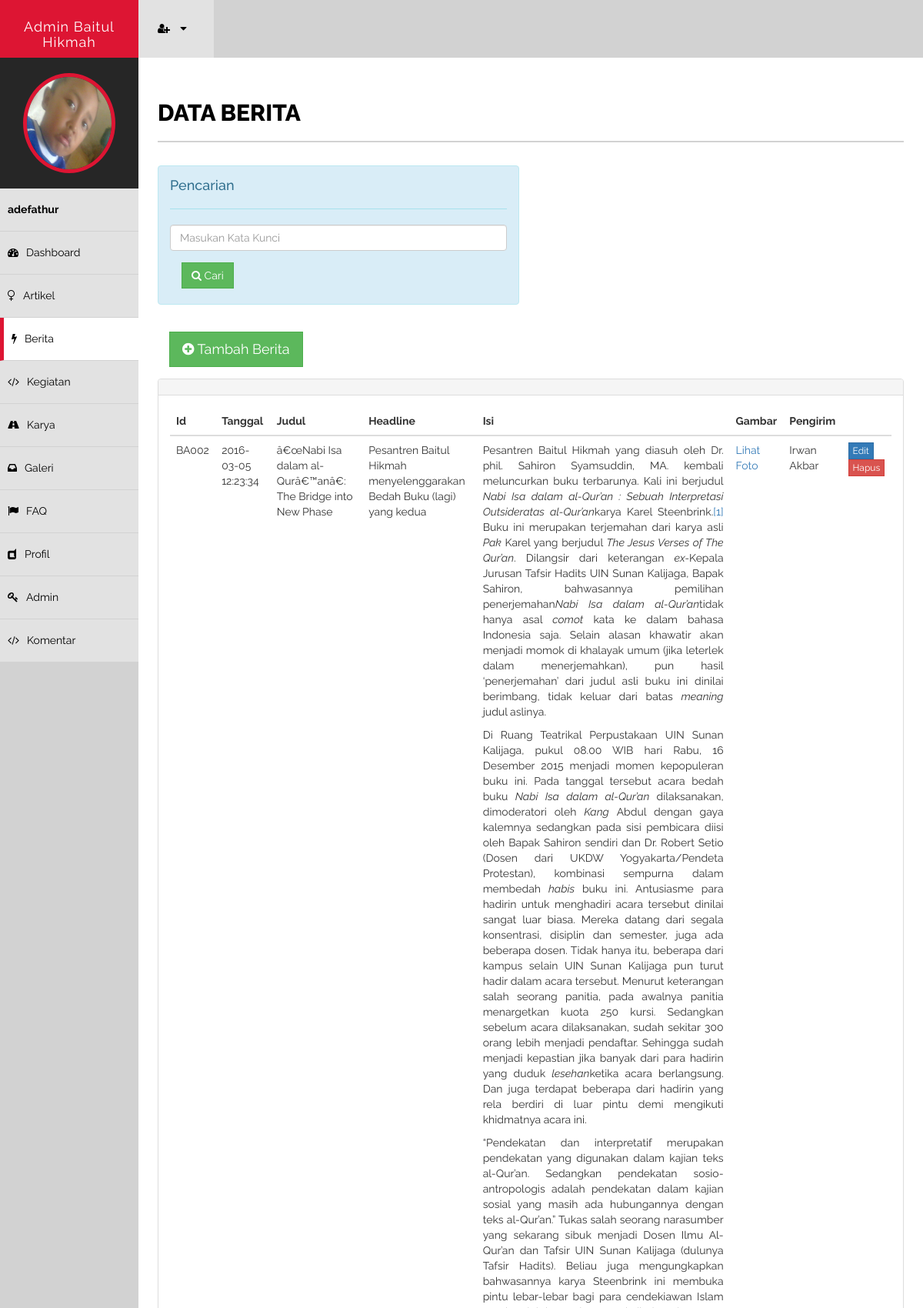
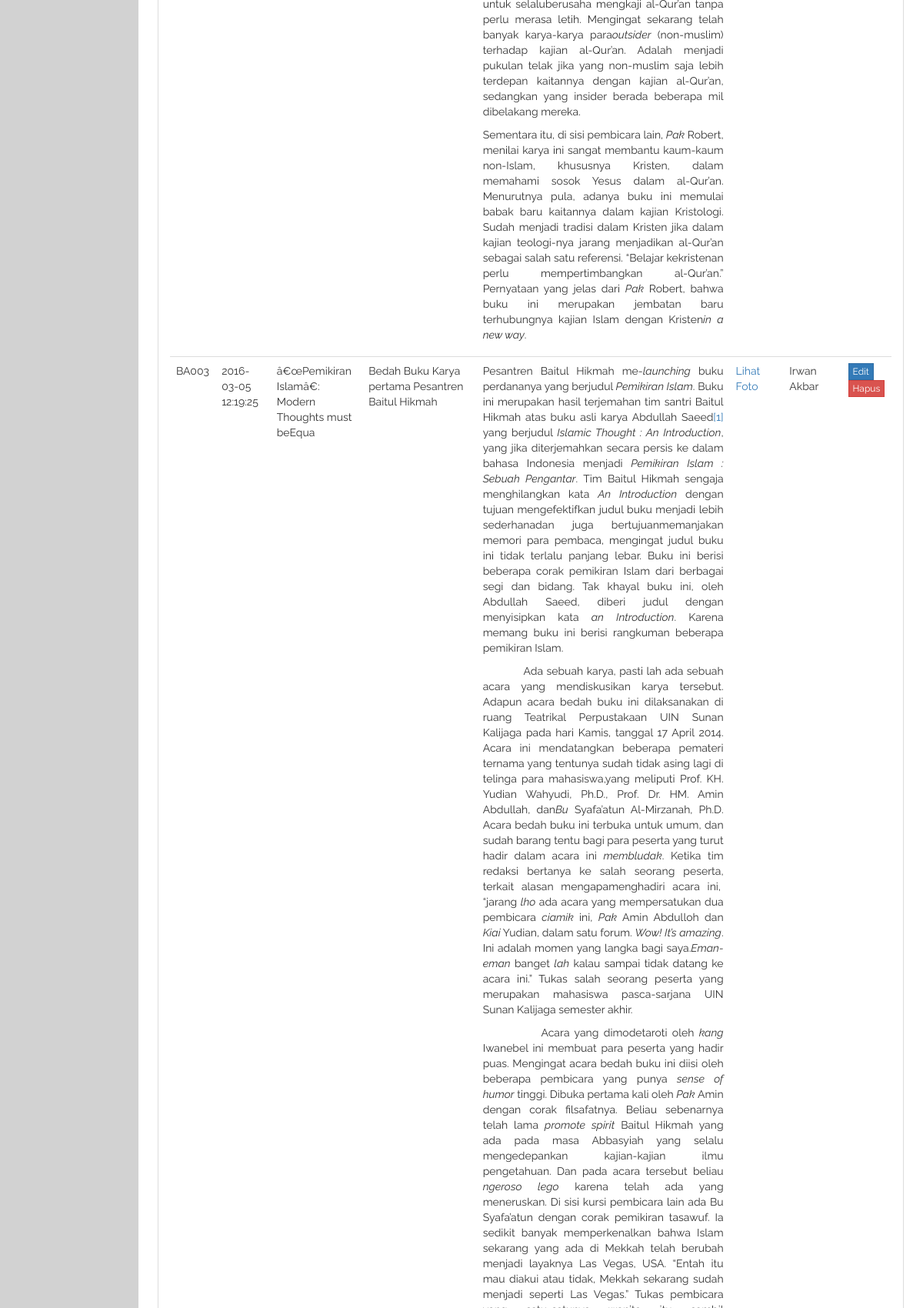
Page /kontrol/admin/berita.php (signed in, upper part) on the committed database (2 pictures, top to bottom).
### tables this page shows
CREATE TABLE IF NOT EXISTS `tb_adm` (
  `user_adm` varchar(20) NOT NULL,
  `pass_adm` varchar(50) NOT NULL,
  `nama_adm` varchar(35) NOT NULL,
  `level_adm` varchar(10) NOT NULL,
  `gambar_adm` varchar(50) NOT NULL
);

CREATE TABLE IF NOT EXISTS `tb_berita` (
  `id_bta` varchar(5) NOT NULL,
  `judul_bta` varchar(100) NOT NULL,
  `head_bta` varchar(100) NOT NULL,
  `gambar_bta` varchar(65) NOT NULL,
  `isi_bta` text NOT NULL,
  `tgl_bta` datetime NOT NULL,
  `pengirim` varchar(15) NOT NULL
);

### kontrol/admin/berita.php (the view, shortened to what this page needs)
<?php
include '../database.php';
$usern=$_SESSION['username'];
$res=mysql_query("select * from tb_adm where user_adm='".$usern."'");
$arai=mysql_fetch_array($res);
$man=$arai['gambar_adm'];
?>
<!DOCTYPE html>
<html xmlns="http://www.w3.org/1999/xhtml">
<head>
    <link href="assets/css/bootstrap.css" rel="stylesheet" />
    <link href="assets/css/font-awesome.css" rel="stylesheet" />
    <link href="assets/css/style.css" rel="stylesheet" />
</head>
<body>
    <div id="wrapper">
        <nav class="navbar navbar-default navbar-cls-top " role="navigation" style="margin-bottom: 0">
            <div class="navbar-header">
                <a  class="navbar-brand" href="index.php">Admin Baitul Hikmah
                </a>
            </div>
            <div class="notifications-wrapper">
<ul class="nav">
                <li class="dropdown">
                    <a class="dropdown-toggle" data-toggle="dropdown" href="#">
                        <i class="fa fa-user-plus"></i>  <i class="fa fa-caret-down"></i>
                    </a>
                </li>
            </ul>
            </div>
        </nav>
        <nav  class="navbar-default navbar-side" role="navigation">
            <div class="sidebar-collapse">
                <ul class="nav" id="main-menu">
                    <li>
                        <div class="user-img-div">
                            <img src="gmb/admin/<?php echo $man ?>" class="img-circle" width="120px" hight="150px" />
                        </div>
                    </li>
                     <li>
                        <a  href="#"> <strong> <?php echo $_SESSION['username'] ?> </strong></a>
                    </li>
                    <li>
                        <a  href="index.php"><i class="fa fa-dashboard "></i>Dashboard</a>
                    </li>
                    <li>
                        <a href="artikel.php"><i class="fa fa-venus "></i>Artikel </a>
                    </li>
                    <li>
                        <a class="active-menu" href="berita.php"><i class="fa fa-bolt "></i>Berita</a>
                    </li>
                     <li>
                        <a href="kegiatan.php"><i class="fa fa-code "></i>Kegiatan</a>
                    </li>
                    <li>
                        <a href="karya.php"><i class="fa fa-road "></i>Karya</a>
                    </li>
                    <li>
                        <a href="galeri.php"><i class="fa fa-inbox "></i>Galeri</a>
                    </li>
                    <li>
                        <a href="faq.php"><i class="fa fa-flag "></i>FAQ</a>
                    </li>
                   <li>
                        <a href="profil.php"><i class="fa fa-dashcube "></i>Profil</a>
                    </li>
                    <li>
                        <a href="admin.php"><i class="fa fa-key "></i>Admin</a>
                    </li>
                    <li>
                        <a href="komentar.php"><i class="fa fa-code "></i>Komentar</a>
                    </li>
                </ul>
            </div>
        </nav>
        <div id="page-wrapper" class="page-wrapper-cls">
            <div id="page-inner">
                <div class="row">
                    <div class="col-md-12">
                        <h1 class="page-head-line">Data Berita</h1>
                    </div>
                </div>
                <div class="row">
                <div class="col-md-6">
                <div class="alert  alert-info">
                    <div class="current-notices">
                            <h4>Pencarian</h4>
                    <hr />
                          <form method="post">
                            <input type="text" class="form-control" id="cariArtikel" name="cari_art" placeholder="Masukan Kata Kunci" />
                            <button class="btn btn-success" id="cari" name="cari" value="Cari"><i class="fa fa-search"></i> Cari</button>
                            </form>
                        </div>
                        </div>
                    </div>
                    </div>
                        <a href="input_berita.php" class="btn btn-success btn-lg" id="tambah"><i class="fa fa-plus-circle"></i> Tambah Berita</a>
                    <div class="panel panel-default">
                        <div class="panel-heading">
                        </div>
                        <div class="panel-body">
                            <div class="table-responsive">
                                <table class="table table-hover">
                                    <thead>
                                        <tr>
                                            <th>Id</th>
                                            <th>Tanggal</th>
                                            <th>Judul</th>
                                            <th>Headline</th>
                                            <th>Isi</th>
                                            <th>Gambar</th>
                                            <th>Pengirim</th>
                                            <th></th>
                                        </tr>
                                    </thead>
                                    <tbody>
                                   <?php
                                        $input_cari = @$_POST['cari_art'];
                                        $cari = @$_POST['cari'];
                                        if($cari) {
                                        if($input_cari != "") {
                                        $sql = mysql_query("select * from tb_berita where id_bta LIKE '%$input_cari%' or judul_bta LIKE '%$input_cari%' or isi_bta LIKE '%$input_cari%' or pengirim LIKE '%$input_cari%' order by tgl_bta DESC") or die (mysql_error());
                                        } else {
                                        $sql = mysql_query("select * from tb_berita  order by tgl_bta DESC") or die (mysql_error());
                                        }
                                        } else {
                                        $sql = mysql_query("select * from tb_berita  order by tgl_bta DESC") or die (mysql_error());
                                        }
                                       $cek = mysql_num_rows($sql);
                                       if($cek < 1) {
                                        ?>
                                        <tr>
                                          <td colspan="7" align="center style="padding:10px;""> Data Tidak Ditemukan</td>
                                         </tr>
                                    <?php
                                }else{
                                      while ($row = mysql_fetch_array($sql)) { ?>
                                        <tr>
                                            <td><?php echo $row['id_bta']; ?></td>
                                            <td><?php echo $row['tgl_bta']; ?></td>
                                            <td><?php echo $row['judul_bta']; ?></td>
                                            <td><?php echo $row['head_bta']; ?></td>
                                            <td><?php echo $row['isi_bta']; ?></td>
                                            <td><a href="gmb/berita/<?php echo $row['gambar_bta'] ?>" target="_blank">Lihat Foto</a></td>
                                            <td><?php echo $row['pengirim']; ?></td>
                                            <td><a href="edit_berita.php?id=<?php echo $row['id_bta']; ?>" class="btn btn-primary btn-xs">Edit</a>
                                            <a href="#" data-href="hapus_berita.php?id=<?php echo $row['id_bta']; ?>" class="btn btn-danger btn-xs"
                                            data-toggle="modal" data-target="#confirm-delete">Hapus</a></td>
                                        </tr>
                                        <?php
                                    }
                                }
                                        ?>
                                    </tbody>
                                </table>
                            </div>
                        </div>
                    </div>
    </div>
    </div>
</body>
</html>

### kontrol/admin/assets/css/style.css (style rules this page uses)
body { font-family: 'Raleway', sans-serif; line-height:25px; font-size:14px; }
#wrapper { width: 100%; background: #d2d2d2; }
#page-wrapper { padding: 15px 15px; min-height: 800px; background: #fff; }
#page-inner { width: 100%; margin: 10px 20px 10px 0px; background-color: #fff!important; padding: 10px; min-height: 800px; }
.page-head-line { font-size: 30px; text-transform: uppercase; color: #000; font-weight: 800; padding-bottom: 20px; border-bottom: 2px solid #d2d2d2; margin-bottom: 30px; }
.btn { border-radius:0px!important; -moz-border-radius:0px!important; -webkit-border-radius:0px!important; }
.navbar-cls-top .navbar-brand { color: #fff; background: #DD1533; width: 180px; text-align: center; height: 75px; font-size: 18px; letter-spacing: 1px; padding-top: 25px; }
.user-img-div { min-height: 130px; padding: 20px; background-color: #262626; text-align:center; }
.user-img-div img { height: 130px; border: 5px solid #DD1533; }
.active-menu { background-color: #fff!important; border-left: 5px solid #DD1533; }
.sidebar-collapse, .sidebar-collapse .nav { background: none; }
.sidebar-collapse .nav { padding: 0; }
.sidebar-collapse .nav > li > a { color: #000; background: #E2E2E2; text-shadow: none; border-bottom: 1px solid #D2D2D2; }
.sidebar-collapse > .nav > li > a { padding: 15px 10px; }
.navbar-side { border: none; background-color: #202020; }
.navbar-cls-top { background: #262626; border-bottom: none; }
.navbar-default { border: 0px solid black; }
.navbar-header { background: #000000; }
.nav > li > a > i { margin-right: 10px; }
.notifications-wrapper { margin-left:3px; }
.notifications-wrapper .nav { background-color: #D2d2d2; }
.notifications-wrapper li { display: inline-block; }
.notifications-wrapper li a { padding: 25px; min-height: 50px; }
.notifications-wrapper .nav > li > a { background-color: #E2E2E2; color:#000; }
@media (min-width:768px) { .page-wrapper-cls { margin: 0 0 0 180px; } }
@media (min-width:768px) { .navbar-side { z-index: 1; position: absolute; width: 180px; } }
@media (min-width:768px) { .navbar { border-radius: 0px; } }

### rows in the picture
tb_adm: gambar_adm (picture)
tb_berita: id_bta "BA002", tgl_bta "2016-03-05 12:23:34", judul_bta "â€œNabi Isa dalam al-Qurâ€™anâ€: The Bridge into New Phase", head_bta "Pesantren Baitul Hikmah menyelenggarakan Bedah Buku (lagi) yang kedua", isi_bta "Pesantren Baitul Hikmah yang diasuh oleh Dr. phil. Sahiron Syamsuddin, MA. kembali meluncurkan buku terbarunya. Kali ini berjudul Nabi Isa dalam al-Qur’an : Sebuah Interpretasi Outsideratas al-Qur’an karya Karel Steenbrink. [1] Buku ini merupakan terjemahan dari karya asli Pak Karel yang berjudul The Jesus Verses of The Qur’an . Dilangsir dari keterangan ex- Kepala Jurusan Tafsir Hadits UIN Sunan Kalijaga, Bapak Sahiron, bahwasannya pemilihan penerjemahan Nabi Isa dalam al-Qur’an tidak hanya asal comot kata ke dalam bahasa Indonesia saja. Selain alasan khawatir akan menjadi momok di khalayak umum (jika leterlek dalam menerjemahkan), pun hasil ‘penerjemahan’ dari judul asli buku ini dinilai…", pengirim "Irwan Akbar"
tb_berita: id_bta "BA003", tgl_bta "2016-03-05 12:19:25", judul_bta "â€œPemikiran Islamâ€: Modern Thoughts must beEqua", head_bta "Bedah Buku Karya pertama Pesantren Baitul Hikmah", isi_bta "Pesantren Baitul Hikmah me- launching buku perdananya yang berjudul Pemikiran Islam . Buku ini merupakan hasil terjemahan tim santri Baitul Hikmah atas buku asli karya Abdullah Saeed [1] yang berjudul Islamic Thought : An Introduction , yang jika diterjemahkan secara persis ke dalam bahasa Indonesia menjadi Pemikiran Islam : Sebuah Pengantar . Tim Baitul Hikmah sengaja menghilangkan kata An Introduction dengan tujuan mengefektifkan judul buku menjadi lebih sederhanadan juga bertujuanmemanjakan memori para pembaca, mengingat judul buku ini tidak terlalu panjang lebar. Buku ini berisi beberapa corak pemikiran Islam dari berbagai segi dan bidang. Tak khayal buku ini, oleh Abdullah Saeed,…", pengirim "Irwan Akbar"

### other values in the picture
$_SESSION['username'] "adefathur"
